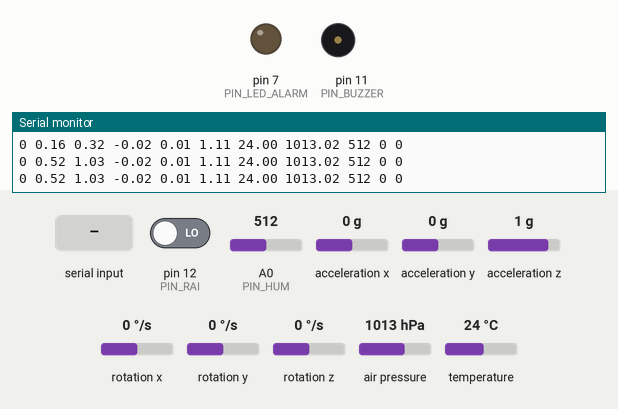
This sketch was run on a simulated Arduino Uno, built with avr-gcc and run on an emulated ATmega328P. Shown: output pins drawn as LEDs (lit = HIGH), buzzer (waves = sounding), the last lines printed to the serial monitor. Wiring (inferred from the names in the program): MPU-6050 motion sensor at I2C address 0x68. The inputs (shaded band) are chosen by the test bench; at power-on: pin 12 (PIN_RAI) LOW, A0 (PIN_HUM) = 512, acceleration x 0 g, acceleration y 0 g, acceleration z 1 g, rotation x 0 °/s, rotation y 0 °/s, rotation z 0 °/s, air pressure 1013 hPa, temperature 24 °C.

Above: at 16.2 s.
16.3 s: "ALRM_on\n" received over Serial
At 17.1 s:
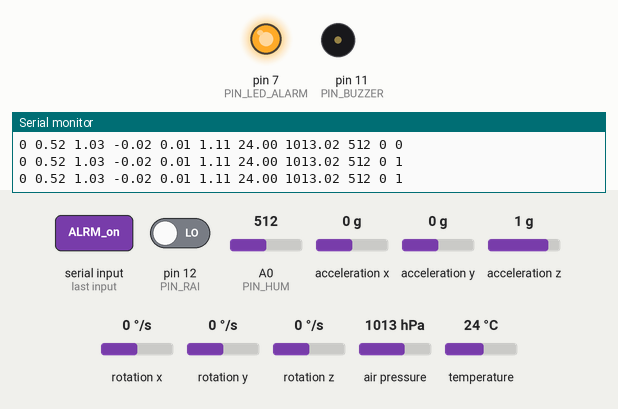
Timing chart, 0 to 25.3 s (numbered marks = the images above; inputs shaded):
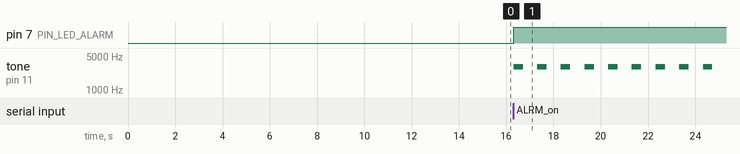

Measured:
- after the input at 16.3 s, pin 7 (PIN_LED_ALARM): LOW → HIGH at once; tone on pin 11 (PIN_BUZZER): alternates 3000 Hz for 0.40 s and silent for 0.60 s, starting at once

The sketch:

nodoMonitoreo.ino
```cpp
/*
***********************Firmware de Nodo de Monitoreo*************************************
Version: 0.1 - Fecha: 26.04.2023
Descripcion version: Inicial de desarrollo
Funcionalidades: Adquision y procesamiento de data sensores
                 Envio de trama de datos por serial
                 Recepcion de comandos por puerto serial desde interfaz externa
                 Soporte buzzer y led de alerta
Salida datos serial:
nodoID | incX_deg | incY_deg | accX_g | accY_g | accZ_g | tBMP_degC | pBMP_Pa | hSoil_per | rain | alarm
*****************************************************************************************
Codigo de procesamiento y adquicion de angulos basados en el proyecto:
    -One-dimensional Kalman filter- de Carbon Aeronautics:
    https://github.com/CarbonAeronautics/Part-XV-1DKalmanFilter
Codigo de recepcion de comandos seriales basados en el proyecto:
    -Serial Port Windows Application Basic with Arduino- de Ta Luc Gia Hoang:
    https://github.com/TaLucGiaHoang/serial-port-win-app-basic
*****************************************************************************************
Autores: M. Reyes, I. Peralta, L. Quintanilla (Grupo 4 - curso LPOO - PUCP)
*****************************************************************************************
*/
#include <Wire.h>

#define MPU6050_ADDRESS 0x68 //Direccion i2c del sensor MPU6050 - 0x77 BMP180
#define BMP280_ADDRESS 0x76 //Direccion del
#define PIN_LED_ALARM 7 // Led de alarma
#define PIN_BUZZER 11
#define PIN_HUM A0
#define PIN_RAI 12

uint8_t nodoID = 0; //Firmware soporta hasta 256 nodos de monitoreo
uint32_t serialTimer_ms = 500; //Tiempo de envio de datos por serial default 0.5 segundos
uint32_t buzzerTimer_ms = 1000;
uint32_t lastTimeSerial_ms = 0;
uint32_t lastTimeBuzzer_ms = 0;
bool mpu6050_OK, bmp280_OK = 0;
uint16_t freqBuzzer = 3000;
uint16_t durBuzzer = 400;


uint16_t dig_T1, dig_P1;
int16_t  dig_T2, dig_T3, dig_P2, dig_P3, dig_P4, dig_P5;
int16_t  dig_P6, dig_P7, dig_P8, dig_P9;
float AltitudeBarometer, AltitudeBarometerStartUp;
double pressure;
float tempBMP;

float RateRoll, RatePitch, RateYaw;
float RateCalibrationRoll, RateCalibrationPitch, RateCalibrationYaw;
int RateCalibrationNumber;
float AccX, AccY, AccZ;
float AngleRoll, AnglePitch;
float KalmanAngleRoll=0, KalmanUncertaintyAngleRoll=2*2;
float KalmanAnglePitch=0, KalmanUncertaintyAnglePitch=2*2;
float Kalman1DOutput[]={0,0};

volatile int stateALRM = 0;   // Estado de la alarma (0 desactivado)
unsigned int count = 0;   // count to 15; interval timer (15 * 200 = 3000 ms)
                          // to toggle LED and send UART
String inputString = "";      // a String to hold incoming data
bool stringComplete = false;  // whether the string is complete

typedef enum {
  PROCESS_ALRM_TURN_OFF = 0,  // LED on
  PROCESS_ALRM_TURN_ON,       // LED off
  PROCESS_NOT_SUPPORTED,      // Error
  PROCESS_SETID,
} process_type_def;

process_type_def process_id = PROCESS_NOT_SUPPORTED;

void setup() {
  Serial.begin(38400);
  Wire.setClock(400000);
  Wire.begin();
  delay(250);
  devicesCheckNode();
  delay(1000);
  pinMode(PIN_LED_ALARM, OUTPUT);
  digitalWrite(PIN_LED_ALARM, LOW);
  pinMode(PIN_BUZZER, OUTPUT);
  pinMode(PIN_RAI, INPUT);
  inputString.reserve(200);
}
void loop() {
  if(mpu6050_OK){
    gyro_signals();
    RateRoll-=RateCalibrationRoll;
    RatePitch-=RateCalibrationPitch;
    RateYaw-=RateCalibrationYaw;
    kalman_1d(KalmanAngleRoll, KalmanUncertaintyAngleRoll, RateRoll, AngleRoll);
    KalmanAngleRoll=Kalman1DOutput[0];
    KalmanUncertaintyAngleRoll=Kalman1DOutput[1];
    kalman_1d(KalmanAnglePitch, KalmanUncertaintyAnglePitch, RatePitch, AnglePitch);
    KalmanAnglePitch=Kalman1DOutput[0];
    KalmanUncertaintyAnglePitch=Kalman1DOutput[1];
  }
  else{
    KalmanAngleRoll = 100;
    KalmanAnglePitch = 100;
  }
  if(bmp280_OK){
    barometer_signals();
    AltitudeBarometer-=AltitudeBarometerStartUp;
  }
  else pressure = -1;
  uint16_t humSoilRaw = analogRead(PIN_HUM);
  bool rainRead = digitalRead(PIN_RAI);


  if (stringComplete) {
    // Receive a string from UART
    process_id = processMessage(inputString);
      switch(process_id) {
        case PROCESS_ALRM_TURN_OFF: {stateALRM = 0; setAlarmNode(0); break;}
        case PROCESS_ALRM_TURN_ON: {stateALRM = 1; setAlarmNode(1); break;}
        case PROCESS_SETID: {nodoID = inputString.substring(6,9).toInt(); break;}
        default:{ /* PROCESS_NOT_SUPPORTED */ break;}
      }
    // Reset variables
    count = 0;  // reset counter
    process_id = PROCESS_NOT_SUPPORTED;
    inputString = "";  // clear the string:
    stringComplete = false;
  }
 uint32_t currentTime_ms = millis();
  if ((currentTime_ms - lastTimeBuzzer_ms > buzzerTimer_ms) && (stateALRM == 1)){
    tone(PIN_BUZZER,freqBuzzer, durBuzzer);
    lastTimeBuzzer_ms = currentTime_ms;
  }
  if (currentTime_ms - lastTimeSerial_ms > serialTimer_ms){
    sendDataSerialPort(humSoilRaw, rainRead);
    lastTimeSerial_ms = currentTime_ms;
  }
}

/*nodoID | incX_deg | incY_deg | accX_g | accY_g | accZ_g | tBMP_degC | pBMP_Pa | hSoilRaw | rain | alarm*/
void sendDataSerialPort(uint16_t humSoilRaw, bool rainDetected){
  Serial.print(nodoID);
  Serial.print(" ");
  Serial.print(KalmanAngleRoll);
  Serial.print(" ");
  Serial.print(KalmanAnglePitch);
  Serial.print(" ");
  Serial.print(AccX);
  Serial.print(" ");
  Serial.print(AccY);
  Serial.print(" ");
  Serial.print(AccZ);
  Serial.print(" ");
  Serial.print(tempBMP);
  Serial.print(" ");
  Serial.print(pressure);
  Serial.print(" ");
  Serial.print(humSoilRaw);//por implementar humedad del terreno
  Serial.print(" ");
  Serial.print(rainDetected);//por implementar lluvia si=1/no=0
  Serial.print(" ");
  Serial.println(stateALRM);

}
static void setAlarmNode(int stateALRM) {
  switch(stateALRM) {
    case 0: {
      digitalWrite(PIN_LED_ALARM, LOW);    // turn the LED off by making the voltage LOW
      noTone(PIN_BUZZER);
      break;
    }
    case 1: {
      digitalWrite(PIN_LED_ALARM, HIGH);   // turn the LED on (HIGH is the voltage level)
      break;
    }
    default: {
      break;  // keep previous stateALRM
    }
  }
}
static int processMessage(String text) {
  if (text.startsWith("ALRM_off")) { return PROCESS_ALRM_TURN_OFF; }
  else if (text.startsWith("ALRM_on")) { return PROCESS_ALRM_TURN_ON;  }
  else if(text.startsWith("setID")) { return PROCESS_SETID;}
  else { return PROCESS_NOT_SUPPORTED; }
}
/*
  SerialEvent occurs whenever a new data comes in the hardware serial RX. This
  routine is run between each time loop() runs, so using delay inside loop can
  delay response. Multiple bytes of data may be available.
*/
void serialEvent() {
  while (Serial.available()) {
    // get the new byte:
    char inChar = (char)Serial.read();
    // add it to the inputString:
    inputString += inChar;
    // if the incoming character is a newline, set a flag so the main loop can
    // do something about it:

   if (inChar == '\n') {
      stringComplete = true;
    }
  }
}
```

filters.ino
```cpp
void kalman_1d(float KalmanState, float KalmanUncertainty, float KalmanInput, float KalmanMeasurement) {
  KalmanState=KalmanState+(0.015*KalmanInput);
  KalmanUncertainty=KalmanUncertainty + (0.015 * 0.015 * 15 * 15);
  float KalmanGain=KalmanUncertainty * 1/(1*KalmanUncertainty + 3 * 3);
  KalmanState=KalmanState+KalmanGain * (KalmanMeasurement-KalmanState);
  KalmanUncertainty=(1-KalmanGain) * KalmanUncertainty;
  Kalman1DOutput[0]=KalmanState;
  Kalman1DOutput[1]=KalmanUncertainty;
}
```

fromSetup.ino
```cpp
void devicesCheckNode(void){
  Serial.println("Revision de sensores i2c");
  byte error, address;
  int nDevices;
  Serial.println("Analizando ............");
  nDevices = 0;
  for(address = 1; address < 127; address++ )
  {
    // The i2c_scanner uses the return value of
    // the Write.endTransmisstion to see if
    // a device did acknowledge to the address.
    Wire.beginTransmission(address);
    error = Wire.endTransmission();

    if (error == 0)
    {
      Serial.print("Dispositivo i2c encontrado en la direccion 0x");
      if (address<16) Serial.print("0");
       Serial.println(address,HEX);
      if (address == 104){
        Serial.println("MPU_6050 detectado - Calibrando Gyro");
        calibrateGyro();
        mpu6050_OK = 1;
      }
      if (address == 118){
        Serial.println("BMP280 detectado - Calibrando BMP");
        calibrateBMP280();
        bmp280_OK = 1;
      }

      nDevices++;
    }
    else if (error==4)
    {
      Serial.print("Error desconocido en la direccion i2c 0x");
      if (address<16)
        Serial.print("0");
      Serial.println(address,HEX);
    }
  }
  if (nDevices == 0)
    Serial.println("Ningun dispositivo i2c detectado");
Serial.println("**********Finalizada la revision de sensores i2c**********");
}
void calibrateGyro(void){
  Wire.beginTransmission(MPU6050_ADDRESS);
  Wire.write(0x6B);
  Wire.write(0x00);
  Wire.endTransmission();
  for (RateCalibrationNumber=0; RateCalibrationNumber<2000; RateCalibrationNumber ++) {
    gyro_signals();
    RateCalibrationRoll+=RateRoll;
    RateCalibrationPitch+=RatePitch;
    RateCalibrationYaw+=RateYaw;
    delay(1);
  }
  RateCalibrationRoll/=2000;
  RateCalibrationPitch/=2000;
  RateCalibrationYaw/=2000;
  RateCalibrationNumber=0;
}
void calibrateBMP280(void){
  Wire.beginTransmission(BMP280_ADDRESS);
  Wire.write(0xF4);
  Wire.write(0x57);
  Wire.endTransmission();
  Wire.beginTransmission(BMP280_ADDRESS);
  Wire.write(0xF5);
  Wire.write(0x14);
  Wire.endTransmission();
  uint8_t data[24], i=0;
  Wire.beginTransmission(BMP280_ADDRESS);
  Wire.write(0x88);
  Wire.endTransmission();
  Wire.requestFrom(BMP280_ADDRESS,24);
  while(Wire.available()){
    data[i] = Wire.read();
    i++;
  }
  dig_T1 = (data[1] << 8) | data[0];
  dig_T2 = (data[3] << 8) | data[2];
  dig_T3 = (data[5] << 8) | data[4];
  dig_P1 = (data[7] << 8) | data[6];
  dig_P2 = (data[9] << 8) | data[8];
  dig_P3 = (data[11]<< 8) | data[10];
  dig_P4 = (data[13]<< 8) | data[12];
  dig_P5 = (data[15]<< 8) | data[14];
  dig_P6 = (data[17]<< 8) | data[16];
  dig_P7 = (data[19]<< 8) | data[18];
  dig_P8 = (data[21]<< 8) | data[20];
  dig_P9 = (data[23]<< 8) | data[22]; delay(250);
  for (RateCalibrationNumber=0; RateCalibrationNumber<2000; RateCalibrationNumber ++) {
    barometer_signals();
    AltitudeBarometerStartUp+=AltitudeBarometer;
    delay(1);
  }
  AltitudeBarometerStartUp/=2000;
  RateCalibrationNumber = 0;
}
```

signals.ino
```cpp
void gyro_signals(void) {
  Wire.beginTransmission(MPU6050_ADDRESS);
  Wire.write(0x1A);
  Wire.write(0x05);
  Wire.endTransmission();
  Wire.beginTransmission(MPU6050_ADDRESS);
  Wire.write(0x1C);
  Wire.write(0x10);
  Wire.endTransmission();
  Wire.beginTransmission(MPU6050_ADDRESS);

  Wire.write(0x3B);
  Wire.endTransmission();
  Wire.requestFrom(MPU6050_ADDRESS,6);
  int16_t AccXLSB = Wire.read() << 8 | Wire.read();
  int16_t AccYLSB = Wire.read() << 8 | Wire.read();
  int16_t AccZLSB = Wire.read() << 8 | Wire.read();
  Wire.beginTransmission(MPU6050_ADDRESS);
  Wire.write(0x1B);
  Wire.write(0x8);
  Wire.endTransmission();
  Wire.beginTransmission(MPU6050_ADDRESS);
  Wire.write(0x43);
  Wire.endTransmission();
  Wire.requestFrom(MPU6050_ADDRESS,6);
  int16_t GyroX=Wire.read()<<8 | Wire.read();
  int16_t GyroY=Wire.read()<<8 | Wire.read();
  int16_t GyroZ=Wire.read()<<8 | Wire.read();
  RateRoll=(float)GyroX/65.5;
  RatePitch=(float)GyroY/65.5;
  RateYaw=(float)GyroZ/65.5;
  AccX=(float)AccXLSB/4096-0.02;//offset X de calibracion del Acelerometro
  AccY=(float)AccYLSB/4096+0.01;//offset Y de calibracion del Acelerometro
  AccZ=(float)AccZLSB/4096+0.11;//offset Z de calibracion del Acelerometro
  AngleRoll=atan(AccY/sqrt(AccX*AccX+AccZ*AccZ))*1/(3.142/180);
  AnglePitch=-atan(AccX/sqrt(AccY*AccY+AccZ*AccZ))*1/(3.142/180);
}
void barometer_signals(void){
  Wire.beginTransmission(0x76);
  Wire.write(0xF7);
  Wire.endTransmission();
  Wire.requestFrom(0x76,6);
  uint32_t press_msb = Wire.read();
  uint32_t press_lsb = Wire.read();
  uint32_t press_xlsb = Wire.read();
  uint32_t temp_msb = Wire.read();
  uint32_t temp_lsb = Wire.read();
  uint32_t temp_xlsb = Wire.read();
  uint32_t adc_P = (press_msb << 12) | (press_lsb << 4) | (press_xlsb >>4);
  int32_t adc_T = (temp_msb << 12) | (temp_lsb << 4) | (temp_xlsb >>4);
  int32_t var1, var2;

  var1 = ((((adc_T >> 3) - ((int32_t)dig_T1 << 1))) * ((int32_t)dig_T2)) >> 11;
  var2 = (((((adc_T >> 4) - ((int32_t)dig_T1)) * ((adc_T >> 4) - ((int32_t)dig_T1))) >> 12) * ((int32_t)dig_T3)) >> 14;
  int32_t t_fine = var1 + var2;
  tempBMP =(float)((t_fine * 5 + 128) >> 8)/100.0;

  uint32_t p;
  var1 = (((int32_t)t_fine)>>1) - (int32_t)64000;
  var2 = (((var1>>2) * (var1>>2)) >> 11) * ((int32_t)dig_P6);
  var2 = var2 + ((var1*((int32_t)dig_P5)) <<1);
  var2 = (var2>>2)+(((int32_t)dig_P4)<<16);
  var1 = (((dig_P3 * (((var1>>2)*(var1>>2)) >> 13))>>3)+((((int32_t)dig_P2) * var1)>>1))>>18;
  var1 = ((((32768+var1))*((int32_t)dig_P1)) >>15);
  if (var1 == 0) { p=0;}
  p = (((uint32_t)(((int32_t) 1048576)-adc_P)-(var2>>12)))*3125;
  if(p<0x80000000){ p = (p << 1) / ((uint32_t) var1);}
  else { p = (p / (uint32_t)var1) * 2;  }
  var1 = (((int32_t)dig_P9) * ((int32_t) (((p>>3) * (p>>3))>>13)))>>12;
  var2 = (((int32_t)(p>>2)) * ((int32_t)dig_P8))>>13;
  p = (uint32_t)((int32_t)p + ((var1 + var2+ dig_P7) >> 4));
  pressure =(double)p/100;
}
```
